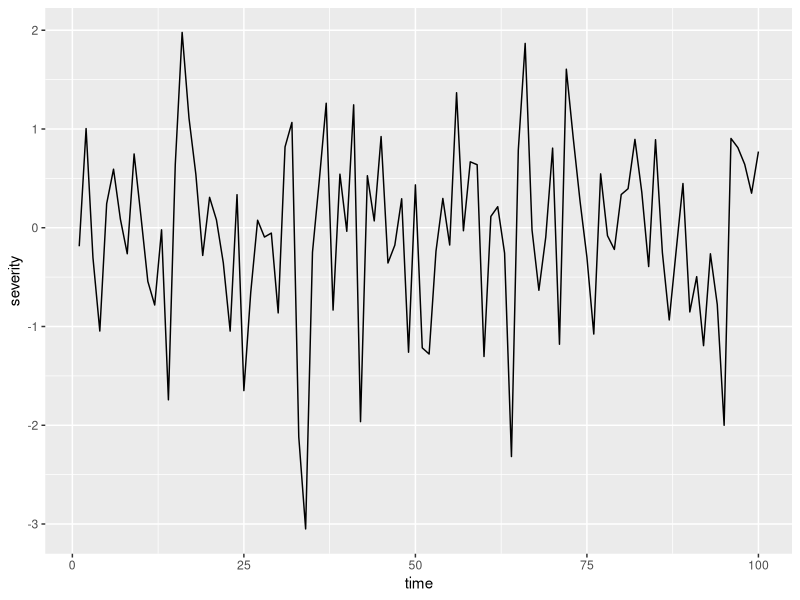
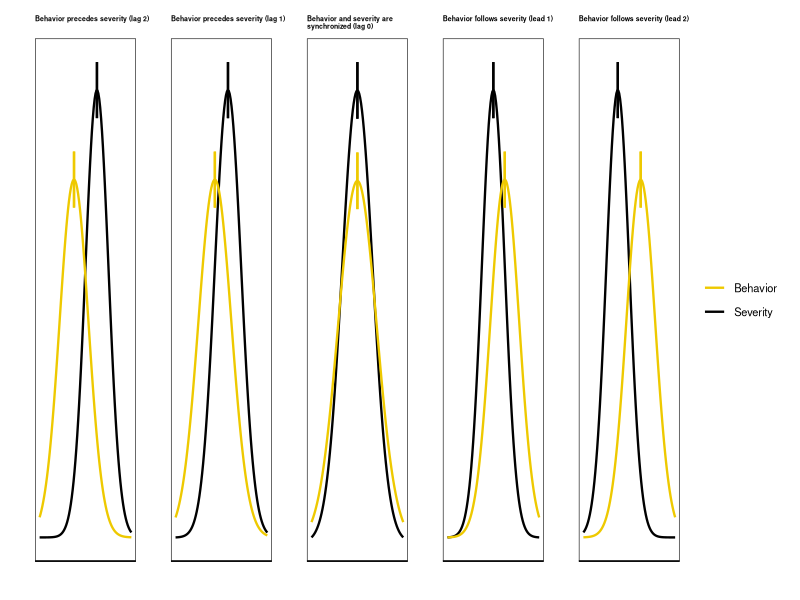
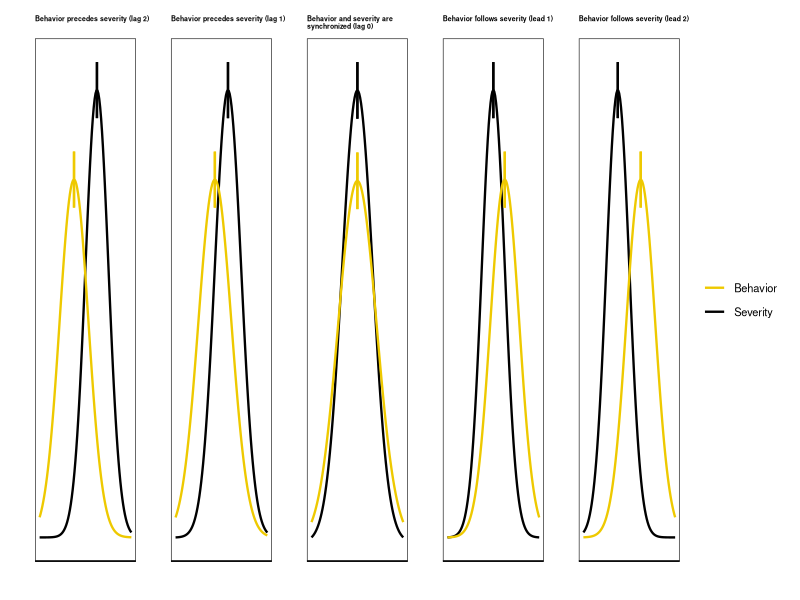

Reproduce these figures in R, in order.
## -----------------------------------------------------------------------------
## Script name: shift_diagram.R
##
## Purpose of script: Build a visualization to demonstrate shifting of time series
##
## Author: George Dewey
##
## Date Created: 2024-10-31
##
## Last Updated: 2024-11-04
## -----------------------------------------------------------------------------

# Load packages
library(tidyverse)
library(patchwork)

# Generate some data

# Severity: keep this constant
severity = rnorm(n = 100, mean = 0, sd = 1)

# Behavior: this is what we shift back and forth
behavior_lag0 = rnorm(n = 100, mean = 0, sd = 2.5)
behavior_lag1 = rnorm(n = 100, mean = -1, sd = 2.5)
behavior_lag2 = rnorm(n = 100, mean = -2, sd = 2.5)
behavior_lead1 = rnorm(n = 100, mean = 1, sd = 2.5)
behavior_lead2 = rnorm(n = 100, mean = 02, sd = 2.5)

# Timescale: use this for the x-axis (don't show)
timescale = 1:100

# Combine these into a df for plotting
plot_data = tibble(
  severity = severity,
  behavior_lag0 = behavior_lag0,
  behavior_lag1 = behavior_lag1,
  behavior_lag2 = behavior_lag2,
  behavior_lead1 = behavior_lead1,
  behavior_lead2 = behavior_lead2,
  time = timescale
)

plot_data %>%
  ggplot(aes(x = time)) +
  geom_line(aes(y = severity))

# Plot synchronicity/lag0
p1 = ggplot(data = data.frame(x = c(-3, 3)), aes(x)) +
  stat_function(fun = dnorm, n = 101, args = list(mean = 0, sd = 1), aes(color = "severity"), linewidth = 0.8) +
  stat_function(fun = dnorm, n = 101, args = list(mean = 0, sd = 1.25), aes(color = "behavior"), linewidth = 0.8) +
  geom_segment(aes(x = 0, xend = 0, y = dnorm(0, mean = 0, sd = 1) - 0.025, yend = dnorm(0, mean = 0, sd = 1) + 0.025),
               color = "black", linetype = "solid", size = 0.8) +     # Mean for severity
  geom_segment(aes(x = 0, xend = 0, y = dnorm(0, mean = 0, sd = 1.25) - 0.025, yend = dnorm(0, mean = 0, sd = 1.25) + 0.025),
               color = "gold2", linetype = "solid", size = 0.8) +
  labs(x = "", y = "", title = "Behavior and severity are\nsynchronized (lag 0)") +
  scale_y_continuous(breaks = NULL) +
  scale_color_manual(name = "Distribution", values = c("severity" = "black", "behavior" = "gold2")) +
  theme_bw() +
  theme(panel.grid.major = element_blank(),
        panel.grid.minor = element_blank(),
        panel.background = element_blank(),
        axis.line = element_line(colour = "black"),
        axis.ticks = element_blank(),
        axis.text = element_blank(),
        legend.position = "none",
        plot.title = element_text(size = 5, face = "bold"))
# Plot lags - behavior precedes severity

# Lag 1
p2 = ggplot(data = data.frame(x = c(-4, 3)), aes(x)) +
  stat_function(fun = dnorm, n = 101, args = list(mean = 0, sd = 1), aes(color = "severity"), linewidth = 0.8) +
  stat_function(fun = dnorm, n = 101, args = list(mean = -1, sd = 1.25), aes(color = "behavior"), linewidth = 0.8) +
  geom_segment(aes(x = 0, xend = 0, y = dnorm(0, mean = 0, sd = 1) - 0.025, yend = dnorm(0, mean = 0, sd = 1) + 0.025),
               color = "black", linetype = "solid", size = 0.8) +     # Mean for severity
  geom_segment(aes(x = -1, xend = -1, y = dnorm(0, mean = 0, sd = 1.25) - 0.025, yend = dnorm(0, mean = 0, sd = 1.25) + 0.025),
               color = "gold2", linetype = "solid", size = 0.8) +
  labs(x = "", y = "", title = "Behavior precedes severity (lag 1)") +
  scale_y_continuous(breaks = NULL) +
  scale_color_manual(name = "Distribution", values = c("severity" = "black", "behavior" = "gold2")) +
  theme_bw() +
  theme(panel.grid.major = element_blank(),
        panel.grid.minor = element_blank(),
        panel.background = element_blank(),
        axis.line = element_line(colour = "black"),
        axis.ticks = element_blank(),
        axis.text = element_blank(),
        legend.position = "none",
        plot.title = element_text(size = 5, face = "bold"))

# Lag 2
p3= ggplot(data = data.frame(x = c(-5, 3)), aes(x)) +
  stat_function(fun = dnorm, n = 101, args = list(mean = 0, sd = 1), aes(color = "severity"), linewidth = 0.8) +
  stat_function(fun = dnorm, n = 101, args = list(mean = -2, sd = 1.25), aes(color = "behavior"), linewidth = 0.8) +
  geom_segment(aes(x = 0, xend = 0, y = dnorm(0, mean = 0, sd = 1) - 0.025, yend = dnorm(0, mean = 0, sd = 1) + 0.025),
               color = "black", linetype = "solid", size = 0.8) +     # Mean for severity
  geom_segment(aes(x = -2, xend = -2, y = dnorm(0, mean = 0, sd = 1.25) - 0.025, yend = dnorm(0, mean = 0, sd = 1.25) + 0.025),
               color = "gold2", linetype = "solid", size = 0.8) +
  labs(x = "", y = "", title = "Behavior precedes severity (lag 2)") +
  scale_y_continuous(breaks = NULL) +
  scale_color_manual(name = "Distribution", values = c("severity" = "black", "behavior" = "gold2")) +
  theme_bw() +
  theme(panel.grid.major = element_blank(),
        panel.grid.minor = element_blank(),
        panel.background = element_blank(),
        axis.line = element_line(colour = "black"),
        axis.ticks = element_blank(),
        axis.text = element_blank(),
        legend.position = "none",
        plot.title = element_text(size = 5, face = "bold"))

# Plot leads - behavior precedes severity

# Lead 1
p4 = ggplot(data = data.frame(x = c(-4, 4)), aes(x)) +
  stat_function(fun = dnorm, n = 101, args = list(mean = 0, sd = 1), aes(color = "severity"), linewidth = 0.8) +
  stat_function(fun = dnorm, n = 101, args = list(mean = 1, sd = 1.25), aes(color = "behavior"), linewidth = 0.8) +
  geom_segment(aes(x = 0, xend = 0, y = dnorm(0, mean = 0, sd = 1) - 0.025, yend = dnorm(0, mean = 0, sd = 1) + 0.025),
               color = "black", linetype = "solid", size = 0.8) +     # Mean for severity
  geom_segment(aes(x = 1, xend = 1, y = dnorm(0, mean = 0, sd = 1.25) - 0.025, yend = dnorm(0, mean = 0, sd = 1.25) + 0.025),
               color = "gold2", linetype = "solid", size = 0.8) +
  labs(x = "", y = "", title = "Behavior follows severity (lead 1)") +
  scale_y_continuous(breaks = NULL) +
  scale_color_manual(name = "Distribution", values = c("severity" = "black", "behavior" = "gold2")) +
  theme_bw() +
  theme(panel.grid.major = element_blank(),
        panel.grid.minor = element_blank(),
        panel.background = element_blank(),
        axis.line = element_line(colour = "black"),
        axis.ticks = element_blank(),
        axis.text = element_blank(),
        legend.position = "none",
        plot.title = element_text(size = 5, face = "bold"))

# Lead 2
p5 = ggplot(data = data.frame(x = c(-3, 5)), aes(x)) +
  stat_function(fun = dnorm, n = 101, args = list(mean = 0, sd = 1), aes(color = "Severity"), linewidth = 0.8) +
  stat_function(fun = dnorm, n = 101, args = list(mean = 2, sd = 1.25), aes(color = "Behavior"), linewidth = 0.8) +
  geom_segment(aes(x = 0, xend = 0, y = dnorm(0, mean = 0, sd = 1) - 0.025, yend = dnorm(0, mean = 0, sd = 1) + 0.025),
               color = "black", linetype = "solid", size = 0.8) +     # Mean for severity
  geom_segment(aes(x = 2, xend = 2, y = dnorm(0, mean = 0, sd = 1.25) - 0.025, yend = dnorm(0, mean = 0, sd = 1.25) + 0.025),
               color = "gold2", linetype = "solid", size = 0.8) +
  labs(x = "", y = "", title = "Behavior follows severity (lead 2)") +
  scale_y_continuous(breaks = NULL) +
  scale_color_manual(NULL, values = c("Severity" = "black", "Behavior" = "gold2")) +
  theme_bw() +
  theme(panel.grid.major = element_blank(),
        panel.grid.minor = element_blank(),
        panel.background = element_blank(),
        axis.line = element_line(colour = "black"),
        axis.ticks = element_blank(),
        axis.text = element_blank(),
        legend.position = "none",
        plot.title = element_text(size = 5, face = "bold"))

wrap_plots(p3, p2, p1, p4, p5, nrow = 1) +
  theme(legend.position = "right",
        legend.text = element_text(size = 8))


ggsave(file = "figures/shift_diagram_h2.png", width = 8, height = 2, units = "in", bg = "white")

